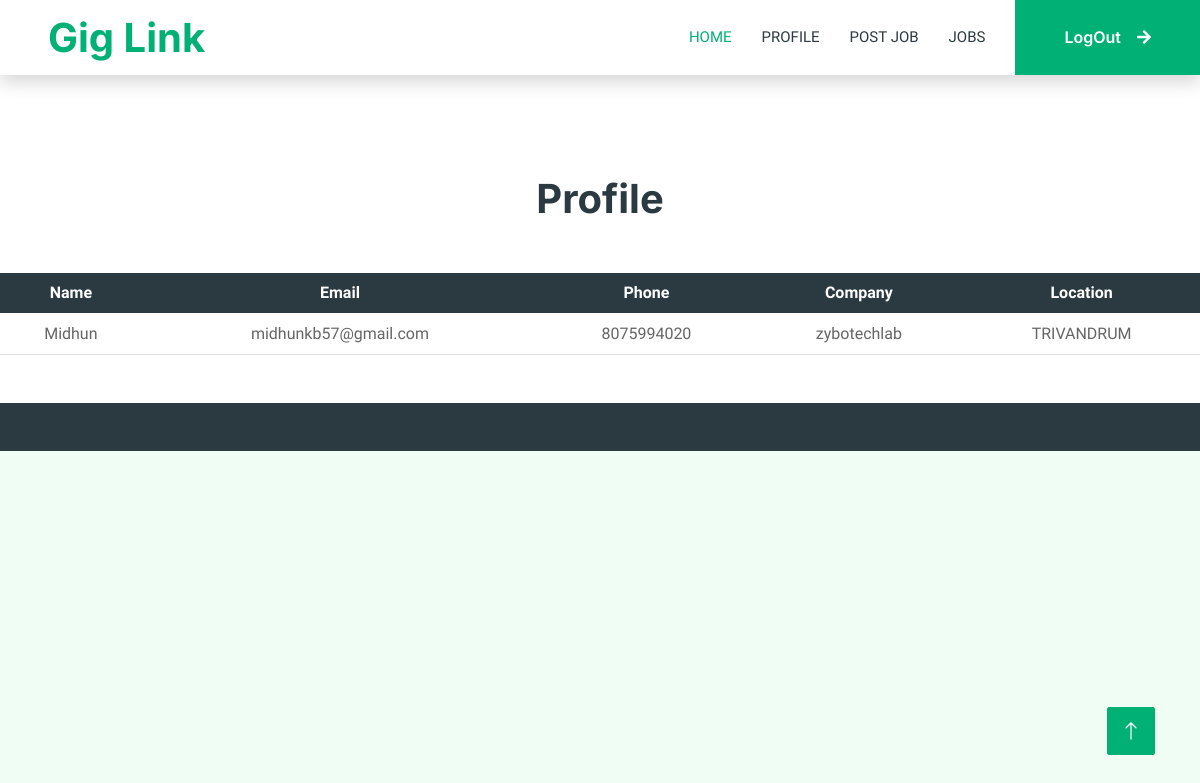
The page /freelance-profile (signed in) on the database its author committed.
### link/models.py (models this page shows, shortened)
class Freelance(models.Model):
    class Meta:
        verbose_name_plural = 'freelance User Registeration'
    login=models.ForeignKey(log,on_delete=models.CASCADE)
    name = models.CharField(max_length=225)
    email = models.EmailField(max_length=225)
    phone = models.CharField(max_length=225)
    company = models.CharField(max_length=225)
    location = models.CharField(max_length=225)

### link/views.py (the view)
# urls.py: path('freelance-profile',views.freelance_profile),
def freelance_profile(request):
    a=Freelance.objects.filter(pk=request.session['fid'])
    return render(request,'freelance_profile.html',{'a':a})

### templates/freelance_profile.html (shortened to what this page needs)
{% include 'freelance_header.html' %}
{% load static %}
<center>
    <h1 style="margin-top: 100px;">Profile</h1>
    {% if a %}
    <table class="table" style="margin-top: 50px;">
        <thead class="table-dark">
        <tr>
            <th>Name</th>
            <th>Email</th>
            <th>Phone</th>
            <th>Company</th>
            <th>Location</th>
        </tr>
    </thead>
    <tbody>
        {% for i in a %}
        <tr>
            <td>{{ i.name }}</td>
            <td>{{ i.email }}</td>
            <td>{{ i.phone }}</td>
            <td>{{ i.company }}</td>
            <td>{{ i.location }}</td>
        </tr>
        {% endfor %}
    </tbody>
    </table>
    {% endif %}
</center>
{% include 'footer.html' %}

### static/css/style.css (style rules this page uses)
:root { --primary: #00B074; --secondary: #2B9BFF; --light: #EFFDF5; --dark: #2B3940; }

### templates/freelance_profile.html (style rules this page uses)
th, td { text-align: center; }

### rows shown on the page
Freelance: name "Midhun", email "midhunkb57@gmail.com", phone "8075994020", company "zybotechlab", location "TRIVANDRUM"
